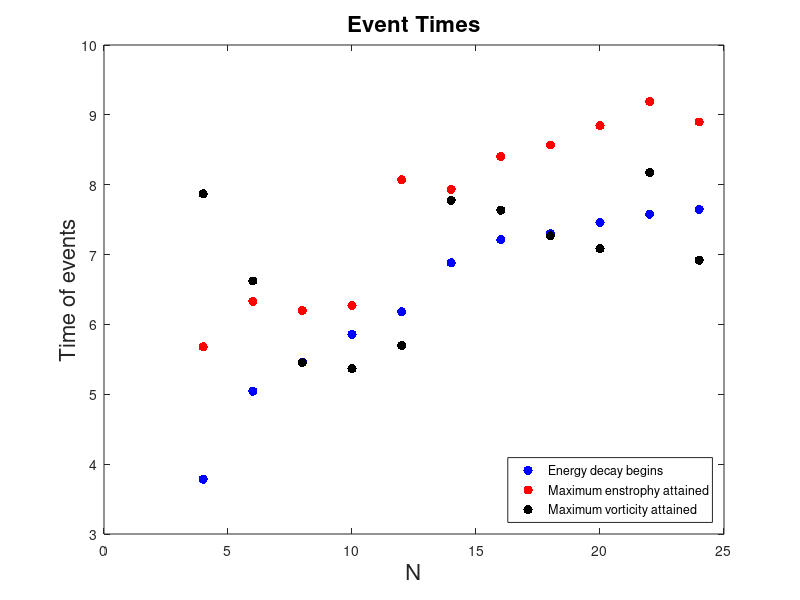
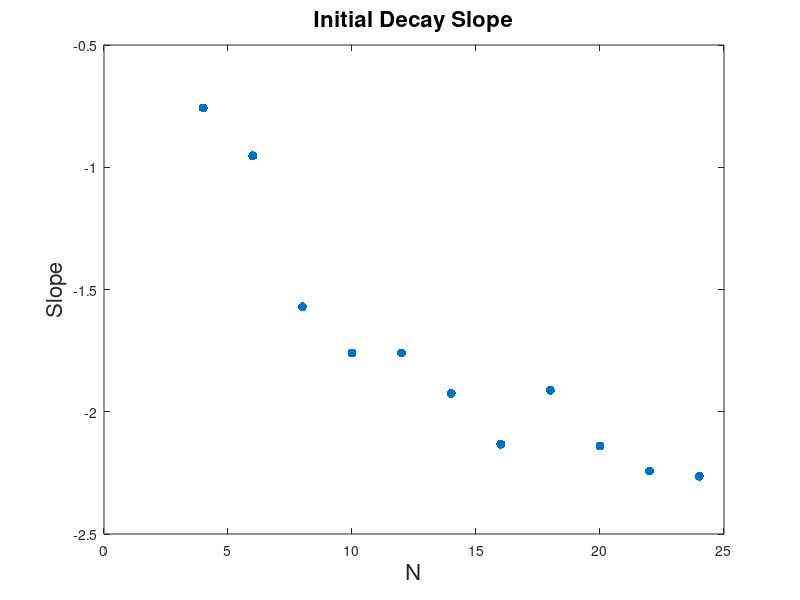
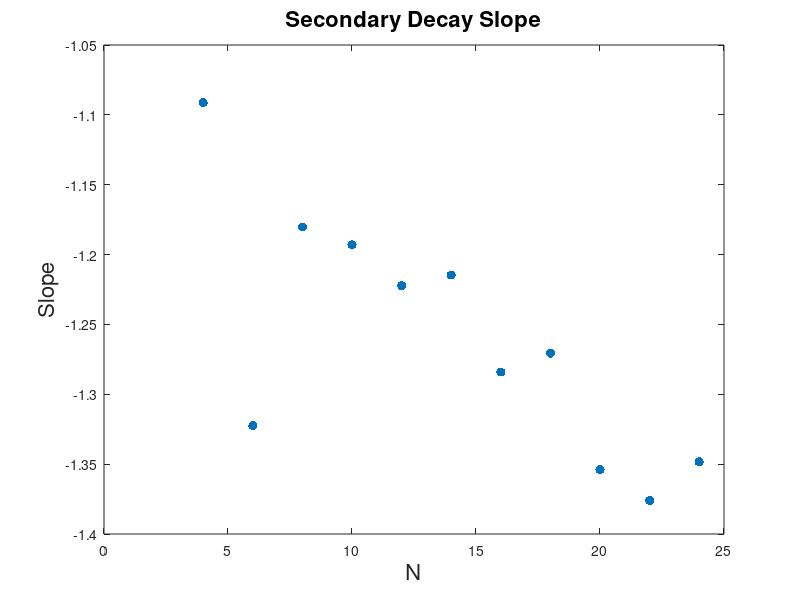
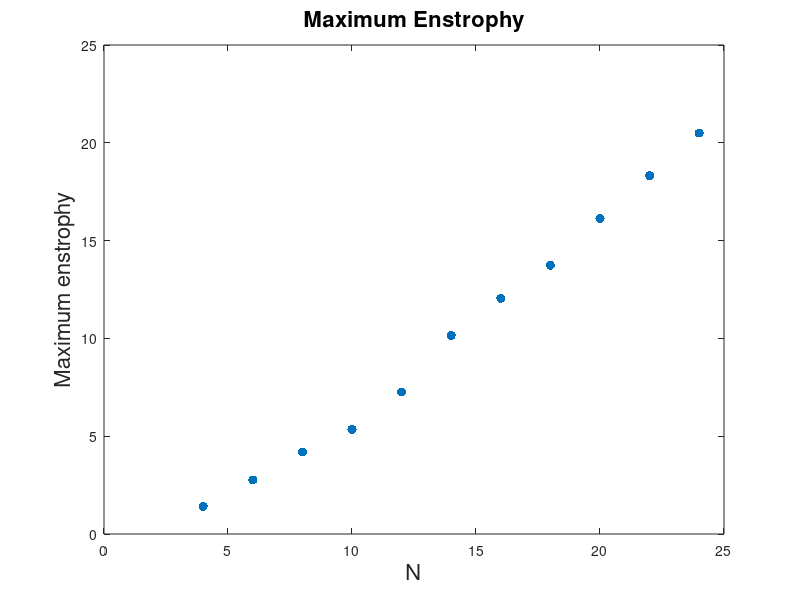

The MATLAB source for these figures, in order:
clear all; close all

load slopes
load slopes2
load turn_times
load ens_max
load ens_max_time
load vort_max
load vort_max_time

N_list = 4:2:24;

figure(1)
hold off
plot(N_list,turn_times,'b.','markersize',20)
hold on
plot(N_list,ens_max_time,'r.','markersize',20)
plot(N_list,vort_max_time,'k.','markersize',20)
xlabel('N','fontsize',16)
ylabel('Time of events','fontsize',16)
legend('Energy decay begins','Maximum enstrophy attained','Maximum vorticity attained','location','southeast')
title('Event Times','fontsize',16)
saveas(gcf,'turn_times','png')

figure(2)
hold off
plot(N_list,slopes,'.','markersize',20)
xlabel('N','fontsize',16)
ylabel('Slope','fontsize',16)
title('Initial Decay Slope','fontsize',16)
saveas(gcf,'slopes','png')

figure(3)
hold off
plot(N_list,slopes2,'.','markersize',20)
xlabel('N','fontsize',16)
ylabel('Slope','fontsize',16)
title('Secondary Decay Slope','fontsize',16)
saveas(gcf,'slopes2','png')

figure(4)
hold off
plot(N_list,ens_max,'.','markersize',20)
xlabel('N','fontsize',16)
ylabel('Maximum enstrophy','fontsize',16)
title('Maximum Enstrophy','fontsize',16)
saveas(gcf,'enstrophy','png')

figure(5)
hold off
plot(N_list,vort_max,'.','markersize',20)
xlabel('N','fontsize',16)
ylabel('Maximum vorticity','fontsize',16)
title('Maximum Vorticity','fontsize',16)
saveas(gcf,'vorticity','png')


figure(6)
hold off
plot(N_list,ens_max,'.','markersize',20)
hold on
plot(N_list,vort_max,'r.','markersize',20)
xlabel('N','fontsize',16)
ylabel('Value','fontsize',16)
title('Maximum enstrophy and vorticity','fontsize',16)
legend('Maximum enstrophy','Maximum vorticity','location','northwest')
saveas(gcf,'maxima','png')